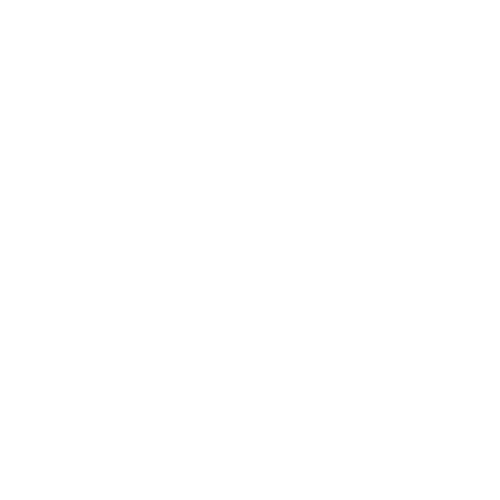
Frame 1 (no input)
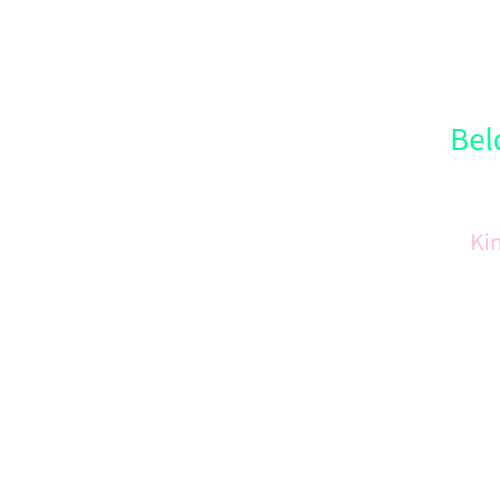
Frame 60 (the mouse pressed at the canvas centre just before this capture)
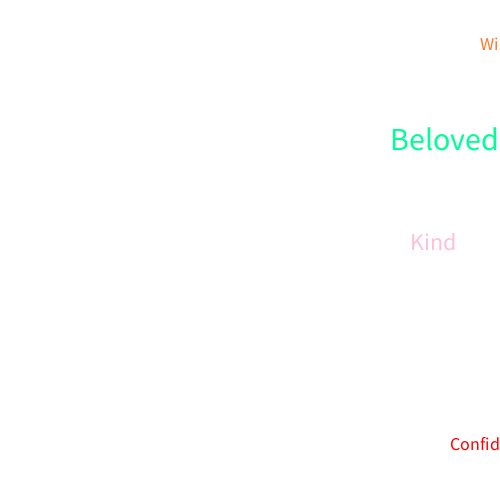
Frame 120 (the mouse held since frame 60 and released just before this capture)

The Processing sketch that drew these frames (run headless with seeded random() and noise(); from frame 60 on, the mouse is pressed at the canvas centre):

// Processing sketch: processing_137217
// ── processing_137217.pde

float timer = 0.00;
float x= 0;
float x2 = 0;
float x3 = 0;
float x4 = 0;

void setup()
{
  size(500,500);
}

void draw()
{
  background(255);
  x= x + 1;
  timer = timer + (1.0/30);

  fill(0,255,150);
  textSize(32);
  text("Beloved",(510 - x),150);
    
  fill(255,192,214);
  textSize(24);
  text("Kind",(530-x), 250);

  fill(255,3,3);
  textSize(18);
  text("Confident", (570 - x), 450);
  
  fill(255,118,39);
  textSize(18);
  text("Wise", (600 - x), 50);
  
  fill(255,200,36);
  textSize(52);
  text("Happy", (700 - x), 250);
  
  fill(173,255,254);
  textSize(42);
  text("Artistic", (800 - x), 375);
  
  fill(200,0,255);
  textSize(26);
  text("Cheerful", (900 - x), 150);
  
  fill(255,58,4);
  textSize(23);
  text("Brave", (875 - x), 75);
  
  fill(131,255,15);
  textSize(34);
  text("Considerate", (925 - x), 200);
  
  fill(255,162,195);
  textSize(29);
  text("Beautiful", (670 - x), 350);
  
  fill(255,17,4);
  textSize(52);
  text("Sucessful", (950 - x), 470);
  
  fill(23,255,93);
  textSize(25);
  text("Humorous", (930 - x), 275);
  
  fill(82,0,63);
  textSize(47);
  text("Emotional", (1050 - x), 400);
  
  fill(23,82,0);
  textSize(25);
  text("Clumsy", (970 - x), 75);
  
  fill(41,0,84);
  textSize(25);
  text("Timid", (1100 - x), 150);
  
  fill(0,75,84);
  textSize(20);
  text("Childish", (1150 - x), 250);
  
  fill(84,1,13);
  textSize(28);
  text("Weird", (1175 - x), 200);
  
  fill(84,34,1);
  textSize(23);
  text("Frivolous", (1175 - x), 50);
  
  fill(0,43,84);
  textSize(28);
  text("Awkward", (1200 - x), 325);
  
  fill(37,75,82);
  textSize(18);
  text("Grumpy", (1300 - x), 150);
  
  if (timer > 28)
  {
    x2 = x2 + 2;
  }
  fill(82,70,255);
  textSize(20);
  text("Stubborn", (510 - x2), 300);
  
  fill(186,85,135);
  textSize(28);
  text("Complex", (570 - x2), 450);
  
  fill(74,84,45);
  textSize(23);
  text("Doubtful", (540 - x2), 63);
  
  fill(84,67,37);
  textSize(25);
  text("Fearful", (525- x2), 275);
  
  fill(84,36,42);
  textSize(20);
  text("Dull", (625- x2), 150);
  
  fill(76,65,84);
  textSize(32);
  text("Indifferent", (675- x2), 325);
  
  fill(61,84,46);
  textSize(25);
  text("Stingy", (650- x2), 250);
  
  fill(31,72,84);
  textSize(34);
  text("Dishonest", (710- x2), 470);
  
  fill(84,59,82);
  textSize(18);
  text("Critical", (600- x2), 235);
  
  fill(84,41,34);
  textSize(29);
  text("Fool", (667- x2), 475);
  
  fill(84,67,55);
  textSize(33);
  text("Hesitant", (725- x2), 420);
  
  fill(84,67,37);
  textSize(38);
  text("Unnoteworthy", (750- x2), 250);
  
  fill(84,83,84);
  textSize(28);
  text("Unrefined", (730- x2), 166);
  
  fill(84,16,1);
  textSize(52);
  text("Impatient", (740- x2), 95);
  
  fill(84,0,62);
  textSize(34);
  text("Dumb", (725- x2), 130);
  
  fill(0,3,84);
  textSize(36);
  text("Skeptical", (755- x2), 390);
  
  fill(84,78,0);
  textSize(31);
  text("Fearful", (745- x2), 280);
  
  fill(84,48,1);
  textSize(34);
  text("Cocky", (860- x2), 430);
  
  fill(0,84,77);
  textSize(28);
  text("Anxious", (800- x2), 360);
  
  fill(84,1,23);
  textSize(37);
  text("Negative", (800- x2), 200);
  
  if (timer > 35)
  {
    x3 = x3 + 3;
  }
  
  fill(84,67,37);
  textSize(34);
  text("Stupid", (510- x3), 75);
  
  fill(33,6,0);
  textSize(42);
  text("Dishonorable", (525- x3), 475);
  
  fill(31,33,0);
  textSize(38);
  text("Untrustworthy", (534- x3), 275);
  
  fill(29,0,33);
  textSize(52);
  text("Empty", (529- x3), 320);
  
  fill(31,33,0);
  textSize(45);
  text("Boastful", (528- x3), 420);
  
  fill(33,16,20);
  textSize(36);
  text("Ugly", (542- x3), 340);
  
  fill(33,14,0);
  textSize(45);
  text("Reckless", (530- x3), 150);
  
  fill(33,30,18);
  textSize(30);
  text("Rude", (600- x3), 305);
  
  fill(15,33,10);
  textSize(48);
  text("Irrelevant", (580- x3), 430);
  
  fill(33,13,8);
  textSize(35);
  text("Lustful", (644- x3), 220);
  
  fill(14,24,33);
  textSize(38);
  text("Fiendish", (630- x3), 340);
  
  fill(23,33,17);
  textSize(52);
  text("Unreliable", (770- x3), 220);
  
  fill(33,32,11);
  textSize(60);
  text("Crude", (680- x3), 75);
  
  fill(33,18,21);
  textSize(55);
  text("Corrupt", (850- x3), 360);
  
  fill(33,15,8);
  textSize(42);
  text("Self-Centered", (820- x3), 420);
  
  fill(33,31,12);
  textSize(48);
  text("Malicious", (750- x3), 175);
  
  fill(23,33,32);
  textSize(50);
  text("Coarse", (800- x3), 260);
  
  fill(29,25,33);
  textSize(46);
  text("Fractious", (835- x3), 475);
  
  fill(33,31,27);
  textSize(38);
  text("Sorrow", (1000- x3), 300);
  
  fill(33,25,28);
  textSize(55);
  text("Coward", (920- x3), 120);
  
  fill(25,0,33);
  textSize(66);
  text("Hateful", (940- x3), 450);
  
  fill(33,9,1);
  textSize(62);
  text("Cruel", (880- x3), 380);
  
  fill(15,3,0);
  textSize(52);
  text("Wicked", (1050- x3), 50);
  
  fill(15,14,0);
  textSize(64);
  text("Abnormal", (1020- x3), 264);
  
  fill(1,0,15);
  textSize(56);
  text("Angry", (960- x3), 345);
  
  fill(15,0,4);
  textSize(66);
  text("Vulger", (1100- x3), 436);
  
  fill(11,15,0);
  textSize(38);
  text("Petty", (1130- x3), 485);
  
  fill(0,15,4);
  textSize(56);
  text("Envious", (1098- x3), 160);
  
  fill(15,0,13);
  textSize(67);
  text("Cynical", (1005- x3), 220);
  
  fill(15,4,0);
  textSize(63);
  text("Vicious", (1050- x3), 285);
  
  fill(15,10,0);
  textSize(55);
  text("Vain", (1070- x3), 405);
  
  fill(15,10,8);
  textSize(50);
  text("Emotionless", (935- x3), 26);
  
  fill(15,8,15);
  textSize(61);
  text("Materialistic", (960- x3), 200);
  
  fill(11,15,6);
  textSize(45);
  text("Inflexable", (986- x3), 300);
  
  fill(5,10,15);
  textSize(57);
  text("Indecent", (995- x3), 400);
  
  fill(15,13,13);
  textSize(63);
  text("Inconsiderate", (1015- x3), 460);
  
  fill(15,1,3);
  textSize(38);
  text("Obtuse", (860- x3), 320);
  
  fill(0,15,13);
  textSize(38);
  text("Acute", (900- x3), 180);
  
  fill(4,15,0);
  textSize(38);
  text("Intolerant", (940- x3), 450);
  
  fill(15,11,0);
  textSize(42);
  text("Blunt", (980- x3), 325);
  
  fill(15,7,12);
  textSize(54);
  text("Jealous", (750- x3), 245);
  
  fill(15,8,7);
  textSize(50);
  text("Rash", (680- x3), 132);
  
  fill(10,15,11);
  textSize(62);
  text("Frail", (790- x3), 364);
  
  fill(12,7,15);
  textSize(58);
  text("Stoic", (840- x3), 435);
  
  fill(15,10,10);
  textSize(43);
  text("Greedy", (545- x3), 167);
  
  fill(15,12,6);
  textSize(47);
  text("Shallow", (580- x3), 210);
  
  fill(9,15,15);
  textSize(50);
  text("Unstable", (620- x3), 328);
  
  fill(15,8,12);
  textSize(53);
  text("Incompetant", (700- x3), 436);
  
  fill(15,10,7);
  textSize(45);
  text("Single- Mined", (720- x3), 100);
  
  fill(15,7,12);
  textSize(47);
  text("Prejediced", (760- x3), 125);
  
  fill(13,15,8);
  textSize(42);
  text("Fickle", (745- x3), 180);
  
  fill(15,10,0);
  textSize(49);
  text("Ruthless", (690- x3), 345);
  
  fill(0);
  textSize(46);
  text("Cold", (520- x3), 240);
  
  fill(0);
  textSize(53);
  text("Wimpy", (570- x3), 285);
  
  fill(0);
  textSize(57);
  text("Lazy", (640- x3), 378);
  
  fill(0);
  textSize(60);
  text("Dogmatic", (660- x3), 432);
  
  fill(0);
  textSize(48);
  text("Prideful", (720- x3), 225);
  
  fill(0);
  textSize(56);
  text("Glutinous", (755- x3), 323);
  
  fill(0);
  textSize(59);
  text("Self-Indulgent", (807- x3), 445);
  
  fill(0);
  textSize(61);
  text("Repulsive", (920- x3), 156);
  
  fill(0);
  textSize(63);
  text("Oppressive", (515- x3), 367);
  
  fill(0);
  textSize(48);
  text("Obnoxious", (972- x3), 215);
  
  fill(0);
  textSize(58);
  text("Odious", (1020- x3), 323);
  
  fill(0);
  textSize(60);
  text("Perverse", (1045- x3), 378);
  
  fill(0);
  textSize(50);
  text("Sullen", (1010- x3), 400);
  
  fill(0);
  textSize(51);
  text("Sulky", (1008- x3), 478);
  
  fill(0);
  textSize(49);
  text("Shrewish", (1015- x3), 50);
  
  fill(0);
  textSize(51);
  text("Apatheic", (1115- x3), 203);
  
  fill(0);
  textSize(55);
  text("Domineering", (1130- x3), 320);
  
  fill(0);
  textSize(64);
  text("Erratic", (1140- x3), 405);
  
  fill(0);
  textSize(62);
  text("Uncertain", (1013- x3), 487);
  
  fill(31,0,230);
  textSize(50);
  text("Secrets", (880- x3), 190);
  
  fill(98,163,1);
  textSize(63);
  text("Lies", (640- x3), 270);
  
  fill(198,173,2);
  textSize(66);
  text("Irrational", (960- x3), 325);
  
  fill(277,3,3);
  textSize(55);
  text("Weaknesses", (530- x3), 450);
  
  if (timer > 45)
  {
    x4 = x4 + 1;
  }
  
  fill(242,130,154);
  textSize(20);
  text("Patient", (510- x4), 250);
  
  fill(242,107,23);
  textSize(25);
  text("Nimble", (630- x4), 62);
  
  fill(242,194,1);
  textSize(32);
  text("Generous", (660- x4), 140);
  
  fill(192,0,242);
  textSize(23);
  text("Up Beat", (700- x4), 340);
  
  fill(242,0,218);
  textSize(18);
  text("Reliable", (750- x4), 400);
  
  fill(28,242,0);
  textSize(27);
  text("Positive", (735- x4), 467);
  
  fill(78,242,168);
  textSize(25);
  text("Humble", (810- x4), 435);
  
  fill(149,144,242);
  textSize(28);
  text("Charming", (820- x4), 350);
  
  fill(242,130,99);
  textSize(23);
  text("Charitable", (760- x4), 280);
  
  fill(242,81,99);
  textSize(20);
  text("Elegant", (745- x4), 167);
  
  fill(242,158,2);
  textSize(19);
  text("Tactful", (800- x4), 200);
  
  fill(242,2,106);
  textSize(28);
  text("Attractive", (790- x4), 75);
  
  fill(164,242,20);
  textSize(23);
  text("Gentle", (860- x4), 120);
  
  fill(116,242,242);
  textSize(25);
  text("Generous", (850- x4), 170);
}
